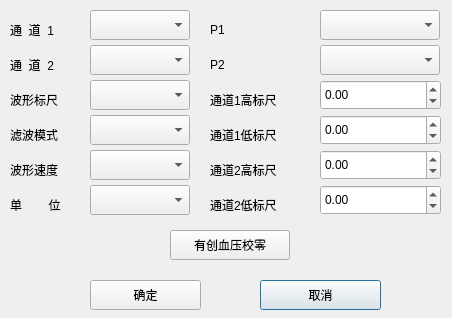
<?xml version="1.0" encoding="UTF-8"?>
<ui version="4.0">
 <class>Dlg_set_ibp</class>
 <widget class="QDialog" name="Dlg_set_ibp">
  <property name="geometry">
   <rect>
    <x>0</x>
    <y>0</y>
    <width>452</width>
    <height>318</height>
   </rect>
  </property>
  <property name="windowTitle">
   <string>有创血压设置</string>
  </property>
  <widget class="QComboBox" name="m_cmbb_biaochi">
   <property name="geometry">
    <rect>
     <x>90</x>
     <y>80</y>
     <width>100</width>
     <height>30</height>
    </rect>
   </property>
   <property name="maxVisibleItems">
    <number>2</number>
   </property>
  </widget>
  <widget class="QPushButton" name="m_btn_cancel">
   <property name="geometry">
    <rect>
     <x>260</x>
     <y>280</y>
     <width>121</width>
     <height>30</height>
    </rect>
   </property>
   <property name="text">
    <string>取消</string>
   </property>
  </widget>
  <widget class="QComboBox" name="m_cmbb_moshi">
   <property name="geometry">
    <rect>
     <x>90</x>
     <y>115</y>
     <width>100</width>
     <height>30</height>
    </rect>
   </property>
   <property name="maxVisibleItems">
    <number>2</number>
   </property>
  </widget>
  <widget class="QComboBox" name="m_cmbb_chnl1">
   <property name="geometry">
    <rect>
     <x>90</x>
     <y>10</y>
     <width>100</width>
     <height>30</height>
    </rect>
   </property>
   <property name="maxVisibleItems">
    <number>8</number>
   </property>
  </widget>
  <widget class="QDoubleSpinBox" name="m_spb_chnl2_high">
   <property name="geometry">
    <rect>
     <x>320</x>
     <y>150</y>
     <width>121</width>
     <height>30</height>
    </rect>
   </property>
   <property name="minimum">
    <double>-999.000000000000000</double>
   </property>
   <property name="maximum">
    <double>999.000000000000000</double>
   </property>
  </widget>
  <widget class="QLabel" name="label_11">
   <property name="geometry">
    <rect>
     <x>10</x>
     <y>160</y>
     <width>71</width>
     <height>20</height>
    </rect>
   </property>
   <property name="text">
    <string>波形速度</string>
   </property>
  </widget>
  <widget class="QPushButton" name="m_btn_ok">
   <property name="geometry">
    <rect>
     <x>90</x>
     <y>280</y>
     <width>111</width>
     <height>30</height>
    </rect>
   </property>
   <property name="text">
    <string>确定</string>
   </property>
  </widget>
  <widget class="QLabel" name="label">
   <property name="geometry">
    <rect>
     <x>10</x>
     <y>20</y>
     <width>71</width>
     <height>20</height>
    </rect>
   </property>
   <property name="text">
    <string>通  道  1</string>
   </property>
  </widget>
  <widget class="QComboBox" name="m_cmbb_p1">
   <property name="geometry">
    <rect>
     <x>320</x>
     <y>10</y>
     <width>120</width>
     <height>30</height>
    </rect>
   </property>
   <property name="maxVisibleItems">
    <number>2</number>
   </property>
  </widget>
  <widget class="QLabel" name="label_12">
   <property name="geometry">
    <rect>
     <x>210</x>
     <y>195</y>
     <width>91</width>
     <height>20</height>
    </rect>
   </property>
   <property name="text">
    <string>通道2低标尺</string>
   </property>
  </widget>
  <widget class="QLabel" name="label_7">
   <property name="geometry">
    <rect>
     <x>10</x>
     <y>90</y>
     <width>71</width>
     <height>20</height>
    </rect>
   </property>
   <property name="text">
    <string>波形标尺</string>
   </property>
  </widget>
  <widget class="QComboBox" name="m_cmbb_speed">
   <property name="geometry">
    <rect>
     <x>90</x>
     <y>150</y>
     <width>100</width>
     <height>30</height>
    </rect>
   </property>
   <property name="maxVisibleItems">
    <number>2</number>
   </property>
  </widget>
  <widget class="QLabel" name="label_6">
   <property name="geometry">
    <rect>
     <x>210</x>
     <y>90</y>
     <width>91</width>
     <height>20</height>
    </rect>
   </property>
   <property name="text">
    <string>通道1高标尺</string>
   </property>
  </widget>
  <widget class="QComboBox" name="m_cmbb_p2">
   <property name="geometry">
    <rect>
     <x>320</x>
     <y>45</y>
     <width>120</width>
     <height>30</height>
    </rect>
   </property>
   <property name="maxVisibleItems">
    <number>2</number>
   </property>
  </widget>
  <widget class="QLabel" name="label_4">
   <property name="geometry">
    <rect>
     <x>10</x>
     <y>55</y>
     <width>71</width>
     <height>20</height>
    </rect>
   </property>
   <property name="text">
    <string>通  道  2</string>
   </property>
  </widget>
  <widget class="QLabel" name="label_9">
   <property name="geometry">
    <rect>
     <x>10</x>
     <y>125</y>
     <width>71</width>
     <height>20</height>
    </rect>
   </property>
   <property name="text">
    <string>滤波模式</string>
   </property>
  </widget>
  <widget class="QComboBox" name="m_cmbb_unit">
   <property name="geometry">
    <rect>
     <x>90</x>
     <y>185</y>
     <width>100</width>
     <height>30</height>
    </rect>
   </property>
   <property name="maxVisibleItems">
    <number>3</number>
   </property>
  </widget>
  <widget class="QDoubleSpinBox" name="m_spb_chnl1_low">
   <property name="geometry">
    <rect>
     <x>320</x>
     <y>115</y>
     <width>121</width>
     <height>30</height>
    </rect>
   </property>
   <property name="minimum">
    <double>-999.000000000000000</double>
   </property>
   <property name="maximum">
    <double>999.000000000000000</double>
   </property>
  </widget>
  <widget class="QPushButton" name="m_btn_ibp_jiaoling">
   <property name="geometry">
    <rect>
     <x>170</x>
     <y>230</y>
     <width>120</width>
     <height>30</height>
    </rect>
   </property>
   <property name="text">
    <string>有创血压校零</string>
   </property>
  </widget>
  <widget class="QLabel" name="label_8">
   <property name="geometry">
    <rect>
     <x>210</x>
     <y>125</y>
     <width>91</width>
     <height>20</height>
    </rect>
   </property>
   <property name="text">
    <string>通道1低标尺</string>
   </property>
  </widget>
  <widget class="QLabel" name="label_5">
   <property name="geometry">
    <rect>
     <x>210</x>
     <y>55</y>
     <width>50</width>
     <height>20</height>
    </rect>
   </property>
   <property name="text">
    <string>P2</string>
   </property>
  </widget>
  <widget class="QLabel" name="label_10">
   <property name="geometry">
    <rect>
     <x>210</x>
     <y>160</y>
     <width>91</width>
     <height>20</height>
    </rect>
   </property>
   <property name="text">
    <string>通道2高标尺</string>
   </property>
  </widget>
  <widget class="QLabel" name="label_13">
   <property name="geometry">
    <rect>
     <x>10</x>
     <y>195</y>
     <width>71</width>
     <height>20</height>
    </rect>
   </property>
   <property name="text">
    <string>单        位</string>
   </property>
  </widget>
  <widget class="QLabel" name="label_3">
   <property name="geometry">
    <rect>
     <x>210</x>
     <y>20</y>
     <width>50</width>
     <height>20</height>
    </rect>
   </property>
   <property name="text">
    <string>P1</string>
   </property>
  </widget>
  <widget class="QDoubleSpinBox" name="m_spb_chnl2_low">
   <property name="geometry">
    <rect>
     <x>320</x>
     <y>185</y>
     <width>121</width>
     <height>30</height>
    </rect>
   </property>
   <property name="minimum">
    <double>-999.000000000000000</double>
   </property>
   <property name="maximum">
    <double>999.000000000000000</double>
   </property>
  </widget>
  <widget class="QComboBox" name="m_cmbb_chnl2">
   <property name="geometry">
    <rect>
     <x>90</x>
     <y>45</y>
     <width>100</width>
     <height>30</height>
    </rect>
   </property>
   <property name="maxVisibleItems">
    <number>8</number>
   </property>
  </widget>
  <widget class="QDoubleSpinBox" name="m_spb_chnl1_high">
   <property name="geometry">
    <rect>
     <x>320</x>
     <y>80</y>
     <width>121</width>
     <height>30</height>
    </rect>
   </property>
   <property name="minimum">
    <double>-999.000000000000000</double>
   </property>
   <property name="maximum">
    <double>999.990000000000009</double>
   </property>
  </widget>
 </widget>
 <resources/>
 <connections/>
</ui>
